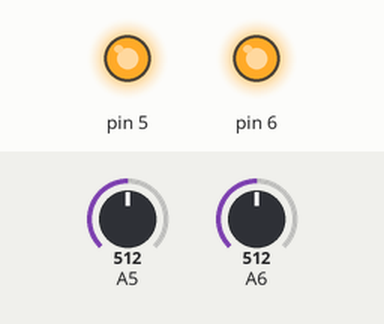
The sketch below on a simulated Arduino Uno, built with avr-gcc and run on an emulated ATmega328P. Shown: output pins drawn as LEDs (lit = HIGH). The test bench sets the inputs (shaded band); at power-on: A5 = 512, A6 = 512. What the sketch prints to the serial monitor is not drawn.

Above: at 0.1 s.
Timing chart, 0 to 1.6 s (numbered marks = the images above):
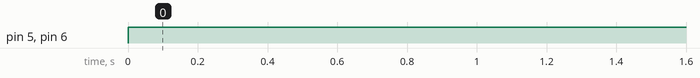

Measured:
- by itself, pin 5, pin 6: LOW → HIGH at 0.00 s

The sketch:

test4.ino
```cpp
void setup(){
    pinMode(6,OUTPUT);
    pinMode(5,OUTPUT);
    Serial.begin(9600);
}

void loop(){
    analogWrite(6,255);
    analogWrite(5,255);
    Serial.print(analogRead(6));
    Serial.print("   ");
    Serial.println(analogRead(5));
}
```
